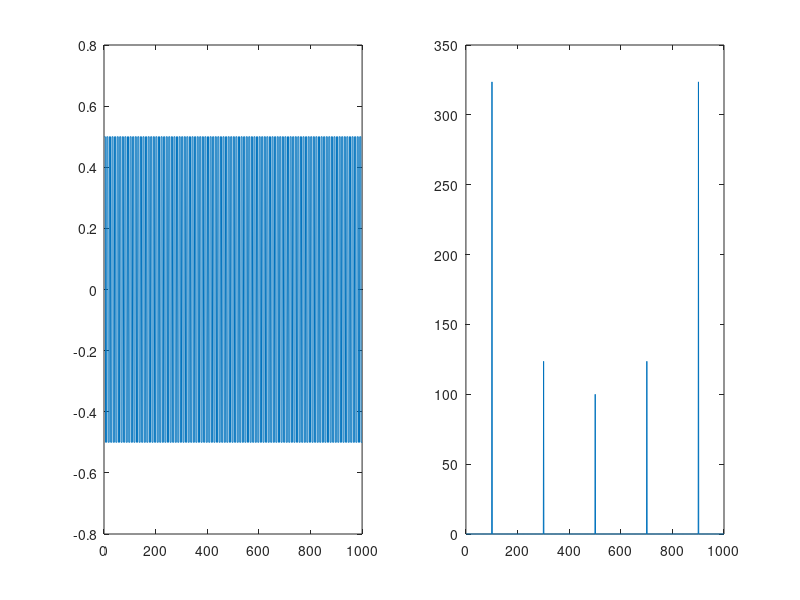

The MATLAB script that drew this image:
clear;

N=1000;
T=10;
data=zeros(1,N);
for i=1:T:N-4
    data(i)=1;
    data(i+1)=1;
    data(i+2)=1;
    data(i+3)=1;
    data(i+4)=1;
end

data=data- (  sum(data) )/length(data);

figure;
subplot(1,2,1);  plot(  data );
subplot(1,2,2);  plot(  abs(fft(data)) );



